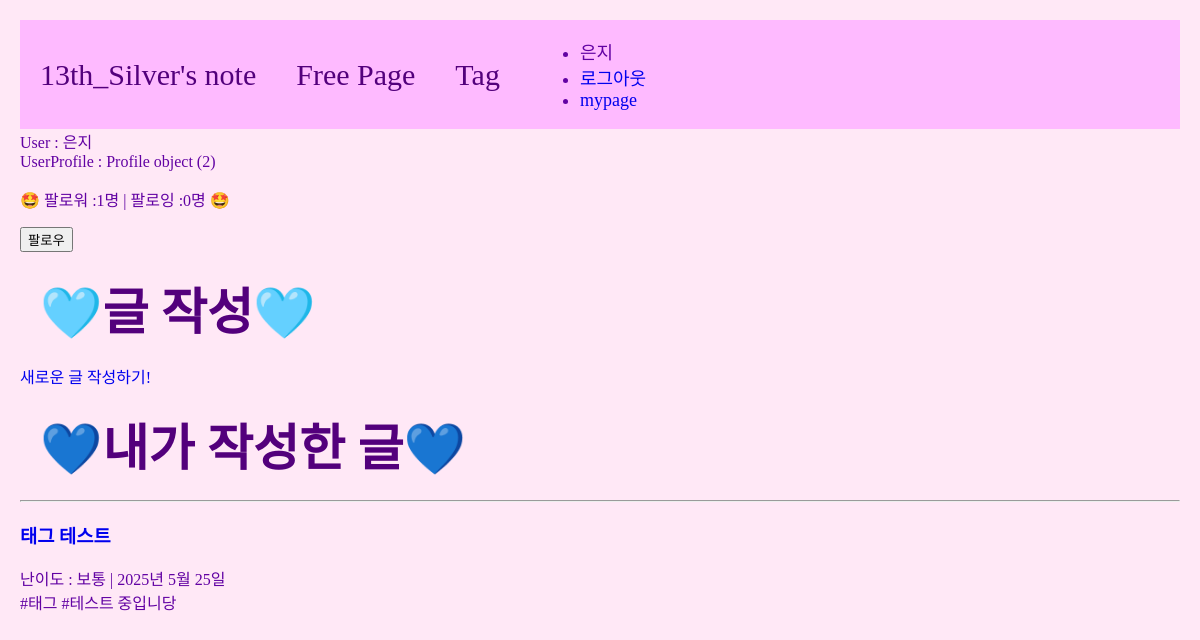
The app's page /users/mypage/2 (signed in) with its own data.
### accounts/models.py (models this page shows)
class Profile(models.Model):
    user = models.OneToOneField(User, on_delete=models.CASCADE)
    age = models.IntegerField(null=True, blank=True)
    mbti = models.TextField(max_length=5, null=True, blank=True)
    followings = models.ManyToManyField("self", related_name="followers", symmetrical=False)

### main/models.py (models this page shows, shortened)
class Post(models.Model):
    title = models.CharField(max_length=50)
    writer = models.ForeignKey(User, null=False, blank=False, on_delete=models.CASCADE)
    difficulty = models.CharField(max_length=30)
    content = models.TextField()
    pub_date = models.DateField()
    image = models.ImageField(upload_to="post/", blank=True, null=True)
    tags = models.ManyToManyField(Tag, related_name='posts', blank=True)
    like = models.ManyToManyField(User, related_name='likes', blank=True)
    like_count = models.PositiveIntegerField(default=0)
    def summary(self):
        return self.content[:20]

### users/views.py (the view)
# urls.py: path('mypage/<int:user_id>', views.mypage, name='mypage'),
@login_required
def mypage(request, user_id):
    user = get_object_or_404(User, pk=user_id)
    posts = Post.objects.filter(writer=user)
    context = {
        'user':user,
        'posts':posts, #유저가 작성한 글 목록
    }
    return render(request, 'users/mypage.html', context)

### users/templates/users/mypage.html (shortened to what this page needs)
{% extends 'base.html' %}
{% block content %}
User : {{user}} <br>
UserProfile : {{user.profile}} <br>
<p>🤩 팔로워 :{{ user.profile.followers.count}}명 | 팔로잉 :{{ user.profile.followings.count}}명 🤩</p>
{% if request.user != user %}
    {% if request.user.profile in user.profile.followers.all %}
        <a href="{% url 'users:follow' user.id %}">
            <button type="button" class="btn btn-outline-info">언팔로우</button>
        </a>
    {% else %}
        <a href="{% url 'users:follow' user.id %}">
            <button type="button" class="btn btn-info">팔로우</button>
        </a>
    {% endif %}
{% endif %}
<h2 class="contents">🩵글 작성🩵</h2>
<div>
    <div>
        {% if user.is_authenticated %}
        <a href="{% url 'main:new-post' %}">새로운 글 작성하기!</a>
        {% endif %}
    </div>
</div>
<h2 class="contents">💙내가 작성한 글💙</h2>
    {% for post in posts %}
        <hr/>
        <h3><a href="{% url 'main:detail' post.id %}">{{post.title}}</a></h3>
        난이도 : {% if post.difficulty == 'easy' %}쉬움
        {% elif post.difficulty == 'normal' %}보통
        {% elif post.difficulty == 'hard' %}어려움
        {% endif %} | {{post.pub_date}}<br>
        {{post.summary}}
        <br>
    {% empty %}
    <p>아직 글이 없네요! 첫 글을 작성해볼까요?</p>
    {% endfor %}
{% endblock %}

### project/templates/shared/_navbar.html
<nav class="navbar-container">
    <a class="navbar-link" href="{% url 'main:mainpage' %}">13th_Silver's note</a>
    <a class="navbar-link" href="{% url 'main:freepage' %}">Free Page</a>
    <a class="navbar-link" href="{% url 'main:tag-list' %}">Tag</a>
    <div class="nav-right">
        {% if user.is_authenticated %}
        <ul class="nav-link-account">
            <li class="nav-link-user">{{user.username}}</li>
            <li><a href="{% url 'accounts:logout' %}">로그아웃</a></li>
            <li><a href="{% url 'users:mypage' user_id=user.id %}">mypage</a></li>
        </ul>
        {% else %}
        <ul class="nav=link-account">
            <li><a href="{% url 'accounts:login' %}">로그인</a></li>
            <li><a href="{% url 'accounts:signup' %}">signup</a></li>
        </ul>
        {% endif %}
    </div>
</nav>

### project/static/css/project.css (style rules this page uses)
h2 { color: #53007C; }

### project/templates/base.html (style rules this page uses)
a { text-decoration: none; }
.body-container { background-color: #FFE8F6; color: #6202a3; margin: 20px; }
.navbar-container { display: flex; align-items: center; padding-left: 20px; gap: 40px; background-color: #febaff; font-size: 18px; }
.navbar-link { color: #53007C; font-size: 30px; }
.contents { font-size: 50px; margin: 20px; }

### records on screen
Post: title "태그 테스트", difficulty "보통", pub_date "2025년 5월 25일", summary "#태그 #테스트 중입니당"

### other values on screen
{{ user.username }} "은지"
{{ user }} "은지"
{{ user.profile }} "Profile object (2)"
{{ user.profile.followers.count }} "1"
{{ user.profile.followings.count }} "0"
